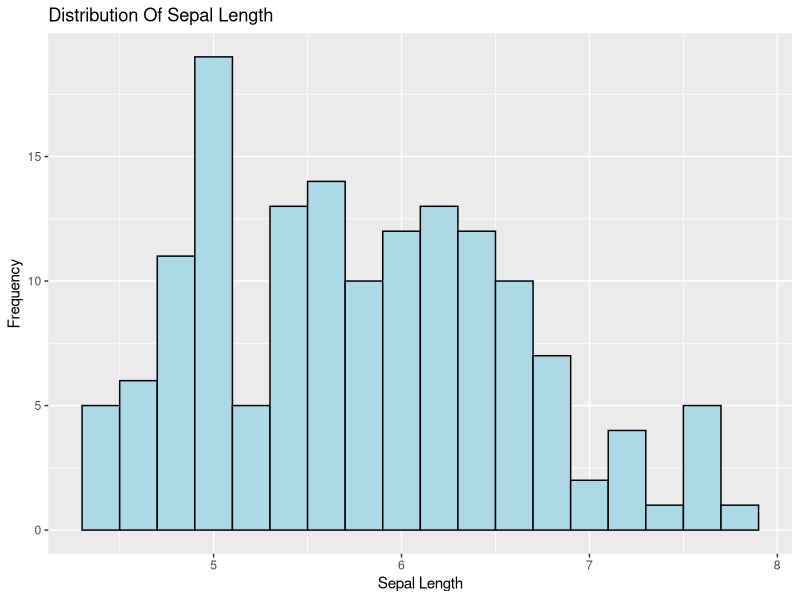
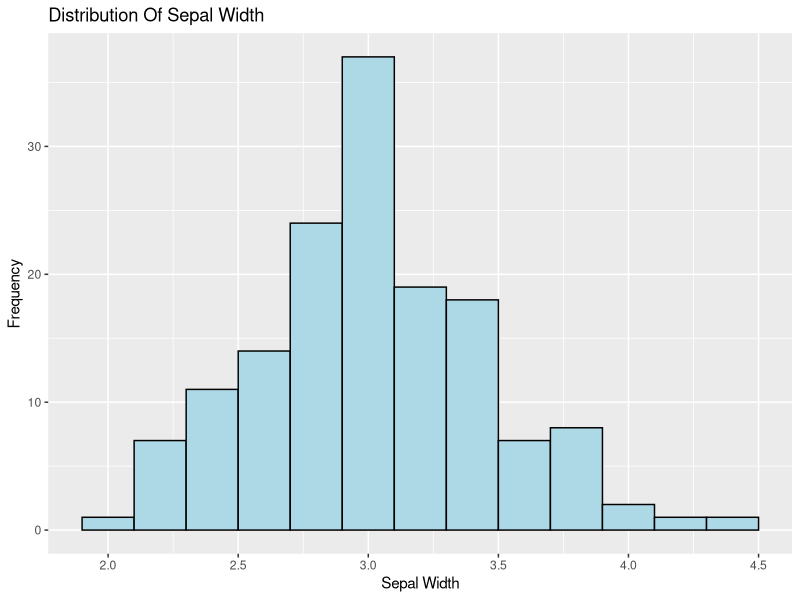
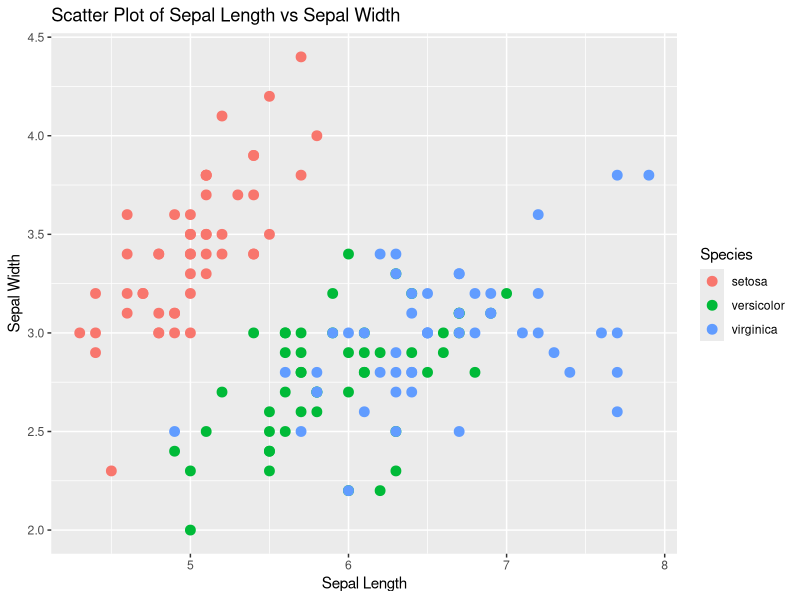
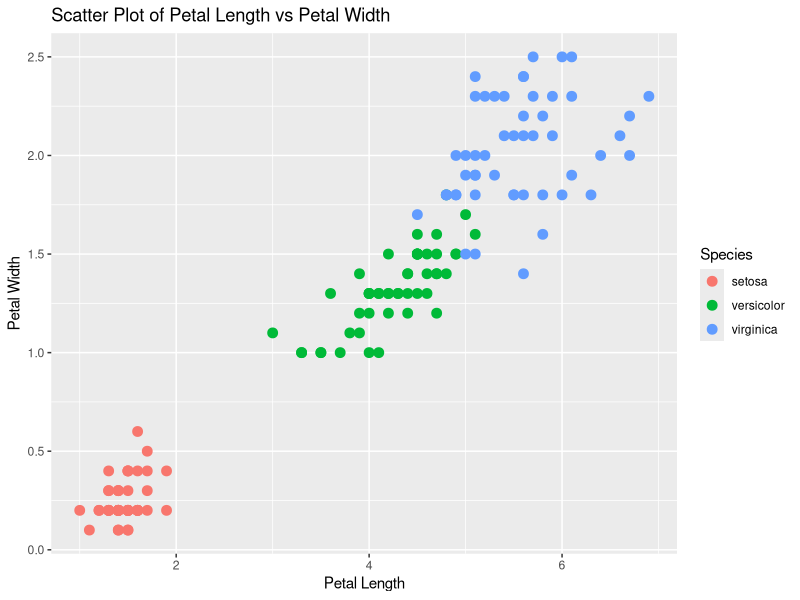

R code for these plots, in order:
library(readr)
library(dplyr)
library(ggplot2)

data(iris)
iris

# summary statistics of the dataset
summary (iris)
iris
sd_sepal_length <- sd(iris$Sepal.Length)
sd_sepal_width <- sd(iris$Sepal.Width)
sd_petal_length <- sd(iris$Petal.Length)
sd_petal_width <- sd(iris$Petal.Width)
cat("Standard Deviation Of Sepal Length:", sd_sepal_length,"\n")
cat("Standard Deviation Of Sepal Width:", sd_sepal_width,"\n")
cat("Standard Deviation Of Sepal Length:", sd_petal_length,"\n")
cat("Standard Deviation Of Sepal Length:", sd_petal_width,"\n")

#Visualise distribution of sepal length and width using histograms
#Distribution of Sepal Length
ggplot(iris, aes(x= Sepal.Length))+
  geom_histogram(binwidth=0.2,fill="lightblue",color="black")+
  labs(title="Distribution Of Sepal Length",
       x="Sepal Length",
       y="Frequency")

#Distribution Of Sepal Width
ggplot(iris, aes(x= Sepal.Width))+
  geom_histogram(binwidth=0.2,fill="lightblue",color="black")+
  labs(title="Distribution Of Sepal Width",
       x="Sepal Width",
       y="Frequency")

install.packages("gridExtra")

#Scatter Plots to explore relationships between variables
scatter_sepal <- ggplot(iris, aes(x=Sepal.Length, y=Sepal.Width))+
  geom_point(aes(color=Species), size=3)+
  labs(title="Scatter Plot of Sepal Length vs Sepal Width",
       x="Sepal Length",
       y="Sepal Width")
scatter_sepal

scatter_petal <- ggplot(iris, aes(x=Petal.Length, y=Petal.Width))+
  geom_point(aes(color=Species), size=3)+
  labs(title="Scatter Plot of Petal Length vs Petal Width",
       x="Petal Length",
       y="Petal Width")
scatter_petal

#Perform cluster analysis to identify distinct groups of flowers based on their characteristics.
install.packages("cluster")
library(cluster)

iris_columns <- iris[,1:4]

k <- 6
set.seed(123456)
kmeans_result <- kmeans(iris_columns, centers = k)

cluster_assignments <- kmeans_result$cluster
cat("Cluster Assignments:\n",cluster_assignments)

iris_clustered <- cbind(iris, Cluster= cluster_assignments)

cluster_means <- aggregate(. ~ Cluster, data=iris_clustered[, -5],mean)
cluster_means
